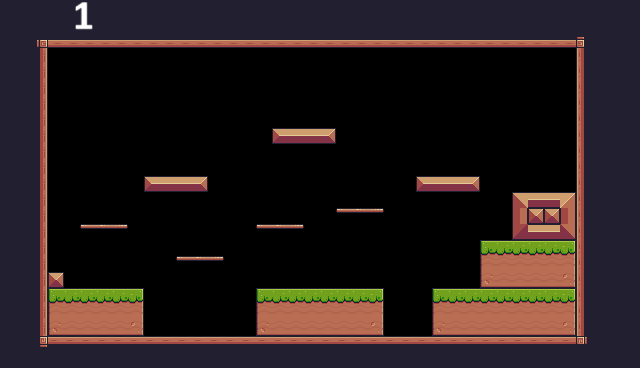

Below is a game level as drawn by its tile map, then a one-line description and the .tmx file that defines it, in full:
An orthogonal 40x23 tile map with 16x16 px tiles, 1 tile layer (Background), 2 tilesets and 35 objects (12x Fruits, 4x Platform, 2x Touchable, Player, Checkpoint, ...).

<map version="1.10" tiledversion="1.11.2" orientation="orthogonal" renderorder="right-down" width="40" height="23" tilewidth="16" tileheight="16" infinite="0" nextlayerid="6" nextobjectid="79">
 <properties>
  <property name="BackgroundColor" value="Brown" />
 </properties>
 <tileset firstgid="1" source="pixel adventure.tsx" />
 <tileset firstgid="243" source="levelNumbers.tsx" />
 <objectgroup id="4" name="SpawnPoints">
  <object id="9" name="Player" type="Player" x="79" y="245.5" width="33.0868" height="34.925" />
  <object id="38" type="Fruits" x="176" y="224" width="32" height="32" />
  <object id="41" type="Fruits" x="304" y="96" width="32" height="32" />
  <object id="42" type="Fruits" x="96" y="192" width="32" height="32" />
  <object id="43" type="Fruits" x="272" y="96" width="32" height="32" />
  <object id="45" type="Fruits" x="416" y="144" width="32" height="32" />
  <object id="46" type="Fruits" x="448" y="144" width="32" height="32" />
  <object id="49" name="Melon" type="Fruits" x="352" y="176" width="32" height="32" />
  <object id="50" type="Fruits" x="272" y="192" width="32" height="32" />
  <object id="51" type="Fruits" x="176" y="144" width="32" height="32" />
  <object id="57" type="Fruits" x="160" y="112" width="32" height="32" />
  <object id="56" type="Fruits" x="144" y="144" width="32" height="32" />
  <object id="47" type="Fruits" x="432" y="112" width="32" height="32" />
  <object id="61" type="Checkpoint" x="512" y="96" width="64" height="96" />
  <object id="75" name="Home" type="Touchable" x="0" y="0" width="48" height="48" />
  <object id="76" name="Exit" type="Touchable" x="576" y="0" width="48" height="48" />
  <object id="77" type="fruitCount" x="124" y="0" width="144" height="48" />
  <object id="78" type="Hearts" x="364" y="0" width="144" height="48" />
 </objectgroup>
 <objectgroup id="3" name="Collisions">
  <object id="9" x="32" y="32" width="560" height="16" />
  <object id="10" x="32" y="32" width="16" height="320" />
  <object id="11" x="32" y="336" width="560" height="16" />
  <object id="12" x="576" y="32" width="16" height="320" />
  <object id="18" x="48" y="272" width="16" height="16" />
  <object id="19" x="48" y="288" width="96" height="48" />
  <object id="20" x="256" y="288" width="128" height="48" />
  <object id="21" x="432" y="288" width="144" height="48" />
  <object id="22" x="480" y="240" width="96" height="48" />
  <object id="23" x="512" y="192" width="64" height="48" />
  <object id="24" x="416" y="176" width="64" height="16" />
  <object id="33" x="272" y="128" width="64" height="16" />
  <object id="25" type="Platform" x="336" y="208" width="48" height="16" />
  <object id="26" type="Platform" x="256" y="224" width="48" height="16" />
  <object id="27" type="Platform" x="176" y="256" width="48" height="16" />
  <object id="29" x="144" y="176" width="64" height="16" />
  <object id="30" type="Platform" x="80" y="224" width="48" height="16" />
 </objectgroup>
 <layer id="1" name="Background" width="40" height="23">
  <properties>
   <property name="BackgroundColor" value="Brown" />
  </properties>
  <data encoding="csv">
24,24,24,112,243,244,112,112,112,112,112,112,112,112,112,112,112,112,112,112,112,112,112,112,112,112,112,112,112,112,112,112,112,112,112,112,24,24,24,112,
24,24,24,112,263,264,112,112,112,112,112,112,112,112,112,112,112,112,112,112,112,112,112,112,112,112,112,112,112,112,112,112,112,112,112,112,24,24,24,112,
24,24,92,134,134,134,134,134,134,134,134,134,134,134,134,134,134,134,134,134,134,134,134,134,134,134,134,134,134,134,134,134,134,134,134,134,93,24,24,112,
112,112,113,49,49,49,49,49,49,49,49,49,49,49,49,49,49,49,49,49,49,49,49,49,49,49,49,49,49,49,49,49,49,49,49,49,111,112,112,112,
112,112,113,49,49,49,49,49,49,49,49,49,49,49,49,49,49,49,49,49,49,49,49,49,49,49,49,49,49,49,49,49,49,49,49,49,111,112,112,112,
112,112,113,49,49,49,49,49,49,49,49,49,49,49,49,49,49,49,49,49,49,49,49,49,49,49,49,49,49,49,49,49,49,49,49,49,111,112,112,112,
112,112,113,49,49,49,49,49,49,49,49,49,49,49,49,49,49,49,49,49,49,49,49,49,49,49,49,49,49,49,49,49,49,49,49,49,111,112,112,112,
112,112,113,49,49,49,49,49,49,49,49,49,49,49,49,49,49,49,49,49,49,0,0,49,49,49,49,49,49,49,49,49,49,49,49,49,111,112,112,112,
112,112,113,49,49,49,49,49,49,49,49,49,49,49,49,49,49,13,14,14,15,0,0,49,49,49,49,49,49,49,49,49,49,49,49,49,111,112,112,112,
112,112,113,49,49,49,49,49,49,49,49,49,49,49,49,49,49,49,49,49,49,49,49,49,49,49,0,0,49,0,49,49,49,49,49,49,111,112,112,112,
112,112,113,49,49,49,49,49,49,49,0,0,49,49,49,49,49,0,49,49,49,49,49,49,49,49,49,0,0,0,49,49,49,49,49,49,111,112,112,112,
112,112,113,49,49,49,0,49,49,13,14,14,15,49,49,49,0,0,0,49,49,49,49,49,49,49,13,14,14,15,49,49,49,49,49,49,111,112,112,112,
112,112,113,49,49,0,0,0,0,0,0,0,49,49,49,49,49,49,49,49,49,49,49,49,49,49,49,49,49,49,49,49,36,14,14,37,111,112,112,112,
112,112,113,49,49,0,0,0,49,49,49,49,0,49,49,49,49,49,49,49,49,40,41,42,49,49,49,49,49,49,49,49,38,35,35,38,111,112,112,112,
112,112,113,49,49,40,41,42,49,49,49,49,49,49,49,49,40,41,42,49,49,49,49,49,49,49,49,49,49,49,49,49,58,14,14,59,111,112,112,112,
112,112,113,49,49,0,0,0,49,49,49,49,49,49,49,49,49,49,49,49,49,49,49,49,49,49,49,49,49,49,7,8,8,8,8,9,111,112,112,112,
112,112,113,49,49,49,49,49,49,49,49,40,41,42,49,49,49,49,49,49,49,49,49,49,49,49,49,49,49,49,29,30,30,30,30,31,111,112,112,112,
112,112,113,35,49,49,49,49,49,49,49,49,49,49,49,49,49,49,49,49,49,49,49,49,49,49,49,49,49,49,51,52,52,52,52,53,111,112,112,112,
112,112,113,7,8,8,8,8,9,49,49,49,49,49,49,49,7,8,8,8,8,8,8,9,49,49,49,7,8,8,8,8,8,8,8,9,111,112,112,112,
112,112,113,29,30,30,30,30,31,49,49,49,49,49,49,49,29,30,30,30,30,30,30,31,49,49,49,29,30,30,30,30,30,30,30,31,111,112,112,112,
112,112,113,51,52,52,52,52,53,49,49,49,49,49,49,49,51,52,52,52,52,52,52,53,49,49,49,51,52,52,52,52,52,52,52,53,111,112,112,112,
112,112,114,90,90,90,90,90,90,90,90,90,90,90,90,90,90,90,90,90,90,90,90,90,90,90,90,90,90,90,90,90,90,90,90,90,115,112,112,112,
112,112,112,112,112,112,112,112,112,112,112,112,112,112,112,112,112,112,112,112,112,112,112,112,112,112,112,112,112,112,112,112,112,112,112,112,112,112,112,112
</data>
 </layer>
</map>
